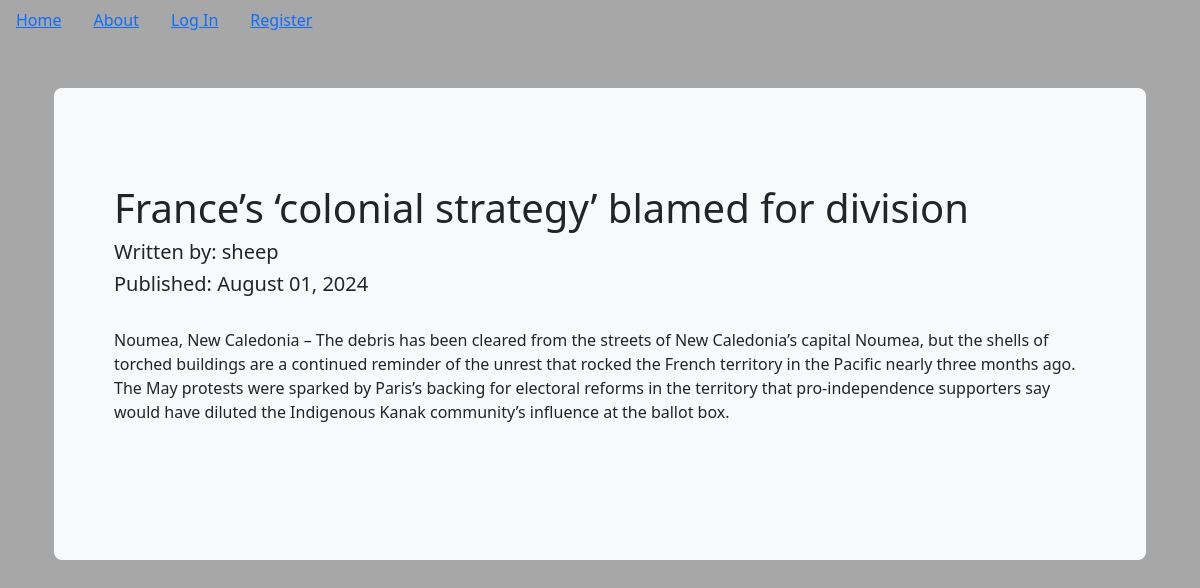
Page /6 on the committed database.
### puppycompanyblog/models.py (models this page shows, shortened)
class BlogPost(db.Model):
    users = db.relationship(User)
    id = db.Column(db.Integer,primary_key=True)
    user_id = db.Column(db.Integer,db.ForeignKey('users.id'),nullable=False)
    date = db.Column(db.DateTime,nullable=False,default=datetime.utcnow)
    title = db.Column(db.String(140),nullable=False)
    text = db.Column(db.Text,nullable=False)

class User(db.Model,UserMixin):
    __tablename__ = 'users'
    id = db.Column(db.Integer,primary_key=True)
    profile_image = db.Column(db.String(64),nullable=False,default='default_profile.png')
    email = db.Column(db.String(64),unique=True,index=True)
    username = db.Column(db.String(64),unique=True,index=True)
    password_hash = db.Column(db.String(128))
    posts = db.relationship('BlogPost',backref='author',lazy=True)

### puppycompanyblog/users/views.py (the view)
@users.route("/<username>")
def user_posts(username):
    page = request.args.get('page',1,type=int)
    user = User.query.filter_by(username=username).first_or_404()
    blog_posts = BlogPost.query.filter_by(author=user).order_by(BlogPost.date.desc()).paginate(page=page,per_page=5)
    return render_template('user_blog_posts.html',blog_posts=blog_posts,user=user)

### puppycompanyblog/blog_posts/views.py (called while the page is built)
@blog_posts.route('/<int:blog_post_id>')
def blog_post(blog_post_id):
  blog_post = BlogPost.query.get_or_404(blog_post_id)
  return render_template('blog_post.html',
                         title=blog_post.title,
                         date=blog_post.date,post=blog_post)

### puppycompanyblog/templates/blog_post.html (shortened to what this page needs)
{% extends "base.html" %}
{% block content %}
<div class="container py-5">
  <div class="p-5 mb-4 bg-light rounded-3">
    <div class="container-fluid py-5">
      <h1>{{ post.title }}</h1>
      <h5>Written by: {{ post.author.username }}</h5>
      <h5>Published: {{ post.date.strftime('%B %d, %Y') }}</h5>
      <br>
      <p>{{ post.text }}</p>
      <br>
    </div>
  </div>
</div>
{% endblock %}

### puppycompanyblog/templates/base.html (style rules this page uses)
body { background-color: #a7a7a7; }

### rows in the picture
BlogPost: title "France’s ‘colonial strategy’ blamed for division", date "August 01, 2024", text "Noumea, New Caledonia – The debris has been cleared from the streets of New Caledonia’s capital Noumea, but the shells of torched buildings are a continued reminder of the unrest that rocked the French territory in the Pacific nearly three months ago. The May protests were sparked by Paris’s backing for electoral reforms in the territory that pro-independence supporters say would have diluted the Indigenous Kanak community’s influence at the ballot box."
User: author.username "sheep"
